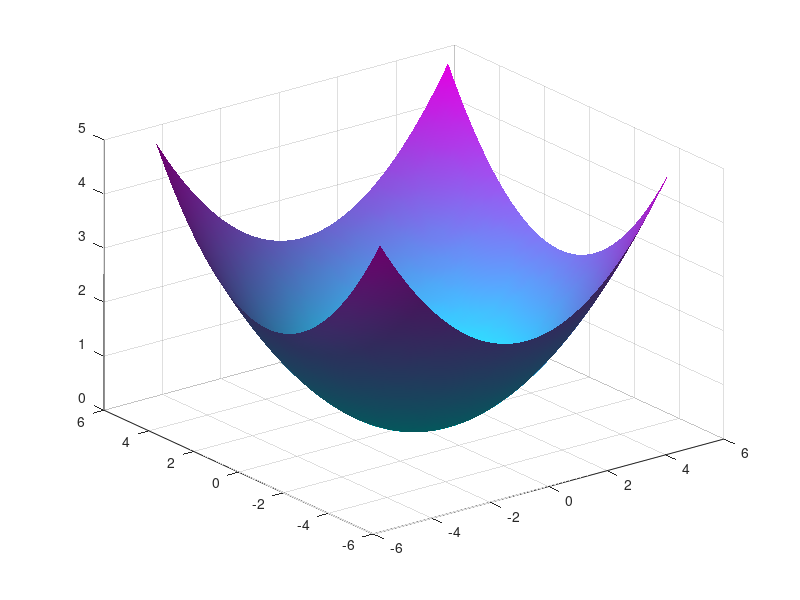

Here is the MATLAB script that generated this plot: (Note: this script raises an error after producing the figure.)
clc; clear; close all;

% Define grid for ξ^1 and ξ^2
[x1, x2] = meshgrid(linspace(-5, 5, 50), linspace(-5, 5, 50));

% Define the potential energy function U(ξ^1, ξ^2)
U = 0.1 * (x1.^2 + x2.^2); % Example quadratic potential

% Compute gradients (partial derivatives)
[Ux, Uy] = gradient(U, x1(1,2) - x1(1,1), x2(2,1) - x2(1,1));

% Create surface plot
figure;
surf(x1, x2, U, 'EdgeColor', 'none'); 
colormap(cool); % Use a cool, dark colormap

% Apply visual enhancements
shading interp;      % Smooth shading
material dull;       % Reduce shininess
lighting gouraud;    % Smoother lighting
camlight left;       % Add directional light
alpha(0.9);         % Slight transparency to reduce glare

hold on;

% Add a round marker at (0,0) (minimum of U)
plot3(0, 0, 0.3, 'ro', 'MarkerSize', 12, 'MarkerFaceColor', [0.3, 0, 0], 'MarkerEdgeColor', 'k', 'LineWidth', 2);

% Add a round marker at most distant point
plot3(1.61, 2.92, 2.78, 'ro', 'MarkerSize', 12, 'MarkerFaceColor', [1, 0, 0], 'MarkerEdgeColor', 'k', 'LineWidth', 2);

% Generate 50 random markers within a region (not just a line)
num_markers = 100;
x1_vals = 0 + 2 * rand(1, num_markers); % Random values in range [-3,3]
x2_vals = 0 + 3 * rand(1, num_markers); % Random values in range [-3,3]

% Compute corresponding U values
U_vals = 0.25 * (x1_vals.^2 + x2_vals.^2);

% Define colormap from dark red (near 0,0) to light red (farther away)
distances = sqrt(x1_vals.^2 + x2_vals.^2);
color_intensity = distances / max(distances); % Normalize to [0,1]

for i = 1:num_markers
    plot3(x1_vals(i), x2_vals(i), U_vals(i), 'o', ...
          'MarkerSize', 4, ...
          'MarkerFaceColor', [color_intensity(i), 0, 0], ... % Now lighter far, darker near (0,0)
          'MarkerEdgeColor', 'k', ...
          'LineWidth', 1);
end

% Labels
xlabel('$x^1$', 'Interpreter', 'latex', 'FontSize', 16);
ylabel('$x^2$', 'Interpreter', 'latex', 'FontSize', 16);
zlabel('U($x^1, x^2$)', 'Interpreter', 'latex', 'FontSize', 16);

% Adjust view
view([-55, 50]);
grid on;
hold off;